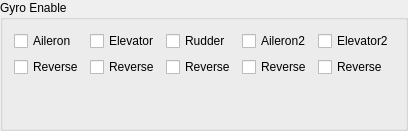
           <widget class="QGroupBox" name="gyroEnableGroupBox">
            <property name="title">
             <string>Gyro Enable</string>
            </property>
            <layout class="QHBoxLayout" name="horizontalLayout_9">
             <item>
              <layout class="QVBoxLayout" name="verticalLayout_21">
               <item>
                <widget class="QCheckBox" name="enableAileronCheckBox">
                 <property name="text">
                  <string>Aileron</string>
                 </property>
                </widget>
               </item>
               <item>
                <widget class="QCheckBox" name="reverseAileronCheckBox">
                 <property name="text">
                  <string>Reverse</string>
                 </property>
                </widget>
               </item>
               <item>
                <spacer name="verticalSpacer_9">
                 <property name="orientation">
                  <enum>Qt::Vertical</enum>
                 </property>
                 <property name="sizeHint" stdset="0">
                  <size>
                   <width>20</width>
                   <height>40</height>
                  </size>
                 </property>
                </spacer>
               </item>
              </layout>
             </item>
             <item>
              <layout class="QVBoxLayout" name="verticalLayout_22">
               <item>
                <widget class="QCheckBox" name="enableElevatorCheckBox">
                 <property name="text">
                  <string>Elevator</string>
                 </property>
                </widget>
               </item>
               <item>
                <widget class="QCheckBox" name="reverseElevatorCheckBox">
                 <property name="text">
                  <string>Reverse</string>
                 </property>
                </widget>
               </item>
               <item>
                <spacer name="verticalSpacer_11">
                 <property name="orientation">
                  <enum>Qt::Vertical</enum>
                 </property>
                 <property name="sizeHint" stdset="0">
                  <size>
                   <width>20</width>
                   <height>40</height>
                  </size>
                 </property>
                </spacer>
               </item>
              </layout>
             </item>
             <item>
              <layout class="QVBoxLayout" name="verticalLayout_23">
               <item>
                <widget class="QCheckBox" name="enableRudderCheckBox">
                 <property name="text">
                  <string>Rudder</string>
                 </property>
                </widget>
               </item>
               <item>
                <widget class="QCheckBox" name="reverseRudderCheckBox">
                 <property name="text">
                  <string>Reverse</string>
                 </property>
                </widget>
               </item>
               <item>
                <spacer name="verticalSpacer_12">
                 <property name="orientation">
                  <enum>Qt::Vertical</enum>
                 </property>
                 <property name="sizeHint" stdset="0">
                  <size>
                   <width>20</width>
                   <height>40</height>
                  </size>
                 </property>
                </spacer>
               </item>
              </layout>
             </item>
             <item>
              <layout class="QVBoxLayout" name="verticalLayout_24">
               <item>
                <widget class="QCheckBox" name="enableAileron2CheckBox">
                 <property name="text">
                  <string>Aileron2</string>
                 </property>
                </widget>
               </item>
               <item>
                <widget class="QCheckBox" name="reverseAileron2CheckBox">
                 <property name="text">
                  <string>Reverse</string>
                 </property>
                </widget>
               </item>
               <item>
                <spacer name="verticalSpacer_13">
                 <property name="orientation">
                  <enum>Qt::Vertical</enum>
                 </property>
                 <property name="sizeHint" stdset="0">
                  <size>
                   <width>20</width>
                   <height>40</height>
                  </size>
                 </property>
                </spacer>
               </item>
              </layout>
             </item>
             <item>
              <layout class="QVBoxLayout" name="verticalLayout_25">
               <item>
                <widget class="QCheckBox" name="enableElevator2CheckBox">
                 <property name="text">
                  <string>Elevator2</string>
                 </property>
                </widget>
               </item>
               <item>
                <widget class="QCheckBox" name="reverseElevator2CheckBox">
                 <property name="text">
                  <string>Reverse</string>
                 </property>
                </widget>
               </item>
               <item>
                <spacer name="verticalSpacer_14">
                 <property name="orientation">
                  <enum>Qt::Vertical</enum>
                 </property>
                 <property name="sizeHint" stdset="0">
                  <size>
                   <width>20</width>
                   <height>40</height>
                  </size>
                 </property>
                </spacer>
               </item>
              </layout>
             </item>
            </layout>
           </widget>
